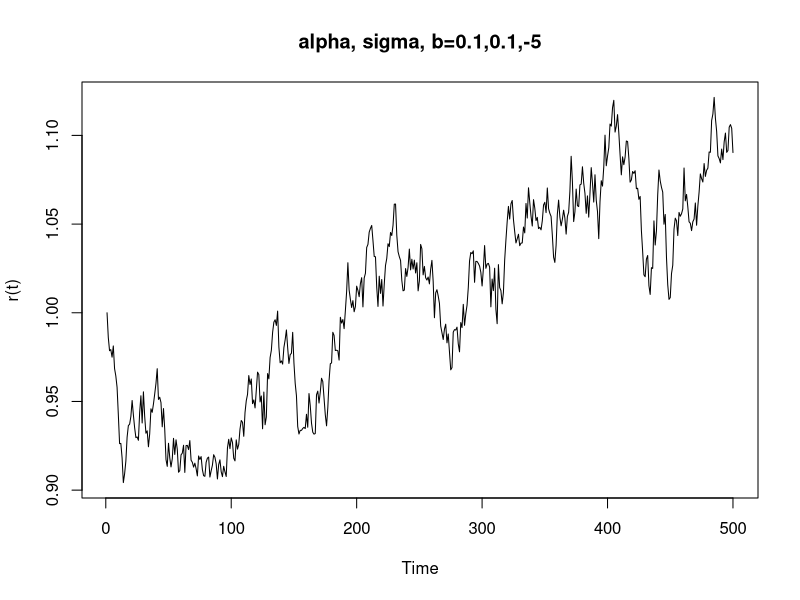
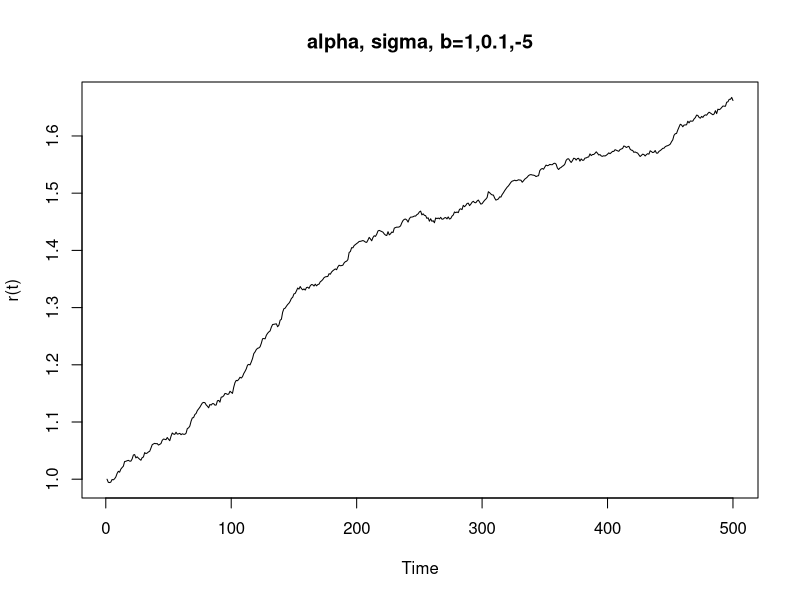
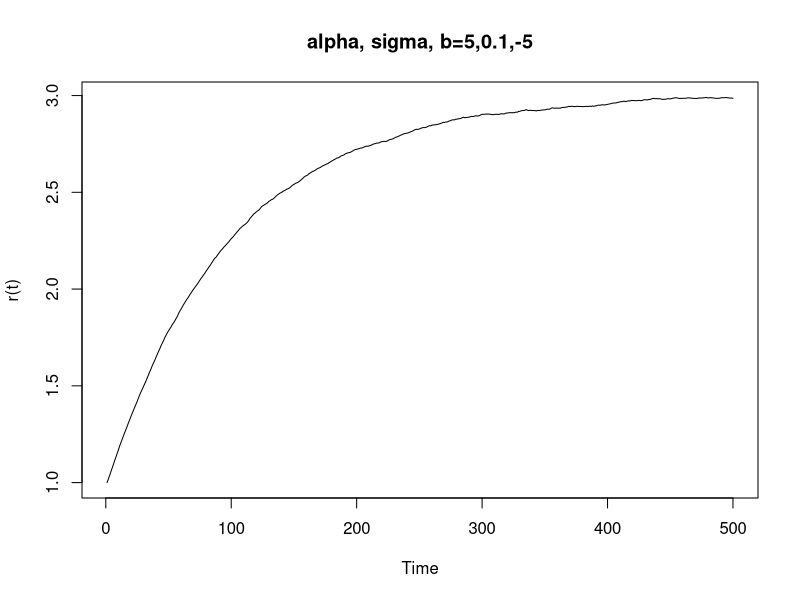
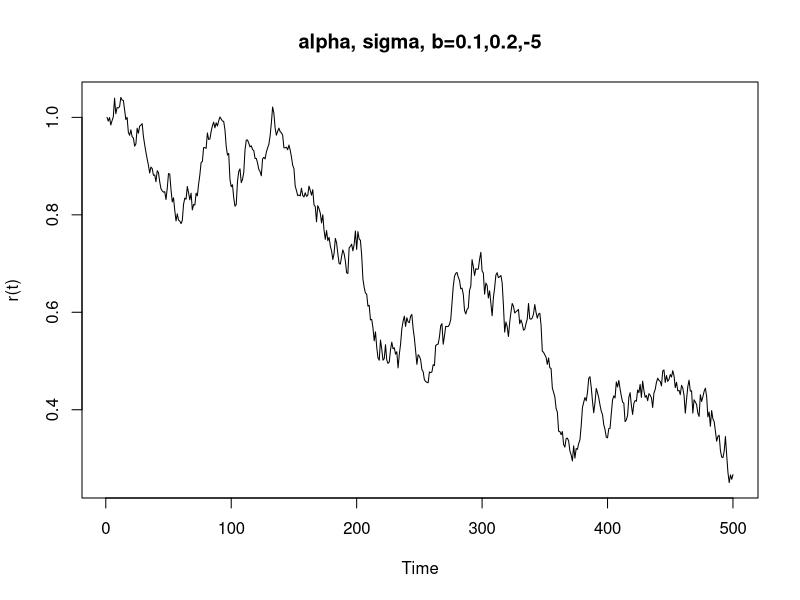
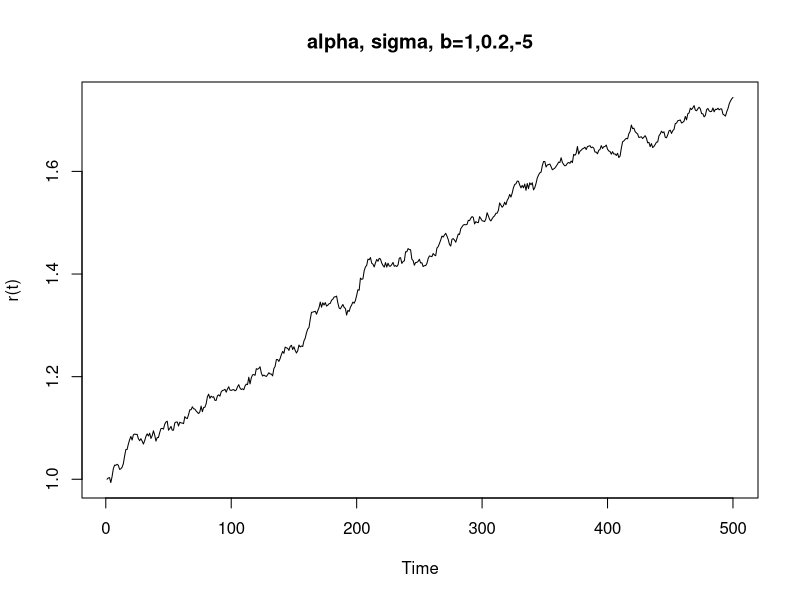
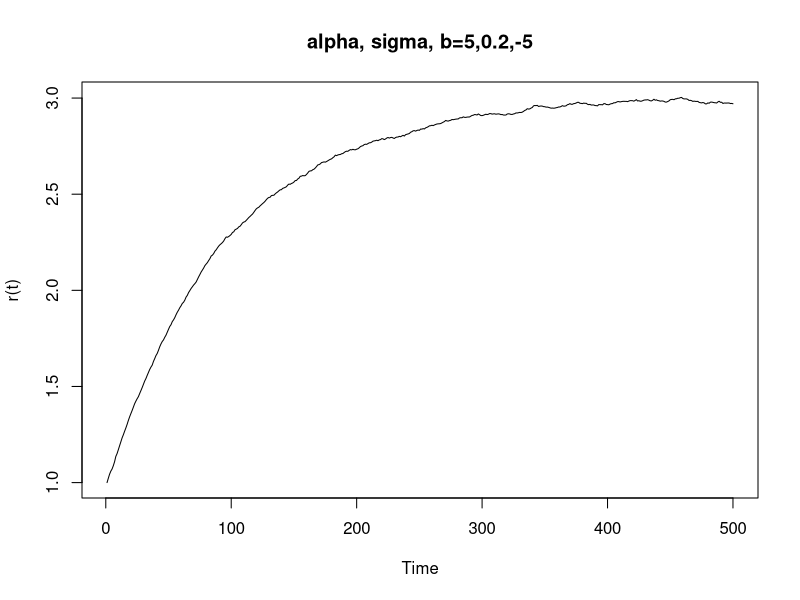
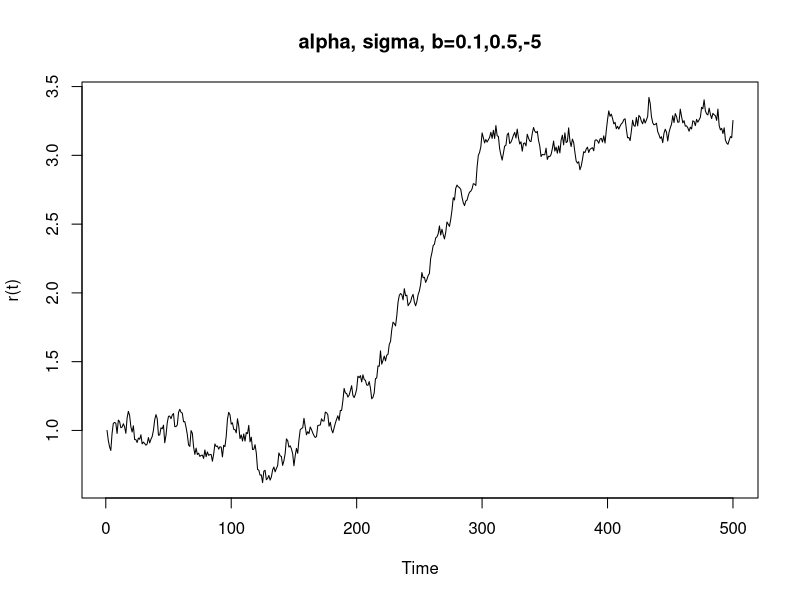
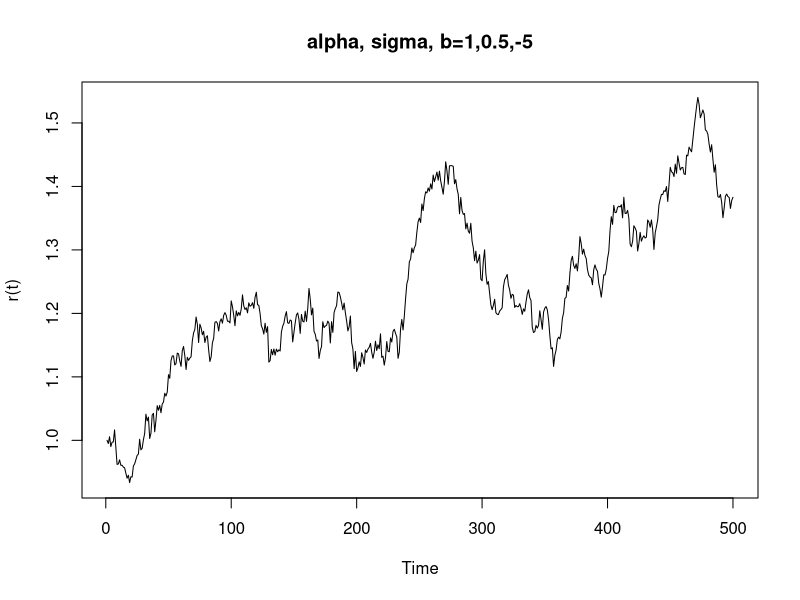

Source code (R) for these figures, in order:
## ---- chunk 1

rt <- function(alpha, sigma, b, initval){
  r0 <- initval[1]
  BigT <- initval[2]
  delta <- initval[3]
  n <- BigT
  #i <- seq(from=0, to=BigT, length.out = n)
  z <- rnorm(n, mean = 0, sd = 1)
  y <- c(r0)
  
  for(i in 2:n){
    term1 <- exp(-alpha*delta)
    term2 <- b*(1 - term1)
    term3 <- sigma/alpha/2*sqrt(1- exp(-2*alpha*delta))*z[i-1]
    y[i] <- term1*y[i-1] + term2 + term3
  }

  return(y)
}

set.seed(1029)

alpha.vec <- c(0.1, 1, 5)
sigma.vec <- c(0.1, 0.2, 0.5)
b.vec <- c(-5, 5)

y.vec <- NULL
for(i in 1:length(b.vec)){
  d <- b.vec[i]
  for(j in 1: length(sigma.vec)){
    b <- sigma.vec[j]
    for(k in 1: length(alpha.vec)){
      a <- alpha.vec[k]
      y <- rt(a, b, k, c(1, 500, 1/500))
      ts.plot(y, ylab='r(t)', main = paste(paste(paste('alpha, sigma, b=', a, sep = ''),b, sep=','),
                                           d, sep=','))
    }
  }
  
}

## ---- chunk 2
approx <- function(alpha, sigma, b,delta, r0){

  n <- 1/delta
  y <- c(r0)

  if(n == 1){
    m <- r0 + alpha*(b- r0)*delta
    s <- sigma*delta
    y <- rnorm(1, mean=m, sd=s)
  }

  if(n >= 2){
    for(i in 2:n){
      m <- y[i-1] + alpha*(b- y[i-1])*delta
      s <- sigma*delta
      y[i] <- rnorm(1, mean=m, sd=s)
    }
  }

  return(y)
}


B <- 1000
delta.vec <- c(1, 0.5, 0.1, 0.01)

for(j in 1:4){
  y.vec <- NULL
  delta <- delta.vec[j]
  n <- 1/delta
  for(i in 1:B){
    y <- approx(0.1, 0.1, 5, delta, 1)
    y.vec <- c(y.vec, y[n])
  }
  
  den <- density(y.vec)
  xfit1 <- den$x
  yfit1 <- den$y
  
  alpha <- 0.1
  sigma <- 0.1
  b <- 5
  z <- rnorm(B, 0, 1)
  
  term1 <- exp(-alpha*delta)
  term2 <- b*(1 - term1)
  term3 <- sigma/alpha/2*sqrt(1- exp(-2*alpha*delta))*z
  TrueY <- term1 + term2 + term3
  
  den <- density(TrueY)
  xfit2 <- den$x
  yfit2 <- den$y
  
  hist(y.vec, freq = FALSE, breaks=40, xlab='r(1)',
       main='Red=Sample Kernel and blue=Thereotical Kernel')
  lines(xfit1, yfit1, col='red')
  lines(xfit1, yfit2*mean(yfit1)/mean(yfit2), col='blue')
  
}

## Conclusion:
## When delta decreases, the approximation becomes more accurate in terms of density. 
## ---- chunk 3
lambda <- function(x) sqrt(x)+exp(-x)*sin(2*pi*x)
Lambda <- function(t) integrate(f=lambda, lower=0, upper = t)$value
Ft <- function(x) Lambda(x)/Lambda(Tmax)

Ft_Inverse <- function(u){
  a=0
  b=Tmax
  for(j in 1:20){
    if(Ft((a+b)/2)<=u){binf=(a+b)/2;bsup=b}
    if(Ft((a+b)/2)>=u){bsup=(a+b)/2;binf=a}
    a=binf
    b=bsup
  }
  return((a+b)/2)
}


SimPoisProcess <- function(Tmax){
  n <- rpois(1,Lambda(Tmax))
  X0 <- rep(NA,n)
  
  for(i in 1:n){
    X0[i] <- Ft_Inverse(runif(1))
  }
  
  X=sort(X0)
  return(X)
}



## ---- chunk 4

set.seed(1107)

Tmax <- 5
B <- 1000
x.vec <- NULL
for(k in 1:B){
  X <- SimPoisProcess(Tmax)
  x.vec <- c(x.vec, X)
}


u=seq(0,max(x.vec),by=.02)
den <- density(x.vec)

hist(x.vec, ylim=c(0, 0.4), breaks=seq(0, 5.5, by=0.3), freq = FALSE,
     main='Red=Sample Kernel and blue=Thereotical Kernel', xlab='simulated events')
lines(den, col='red')
lines(u,lambda(u)/7.61,lwd=2,col="blue")

